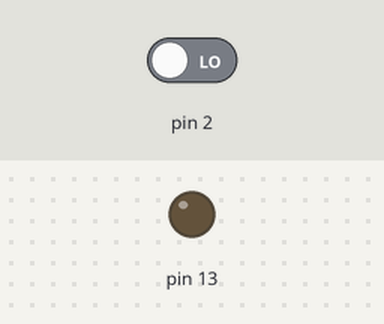
Recording of a sketch running on a simulated Arduino Uno, built with avr-gcc and run on an emulated ATmega328P. Shown: output pins drawn as LEDs (lit = HIGH). The inputs (shaded band) are chosen by the test bench; at power-on: pin 2 LOW.

Above: at 1.2 s.
1.3 s: pin 2 driven HIGH
At 2.5 s:
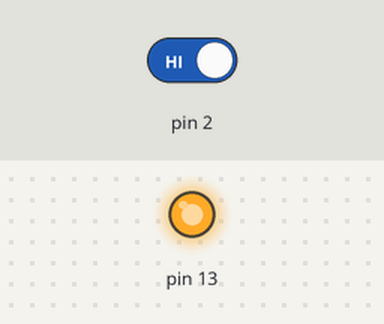
2.8 s: pin 2 driven LOW
At 3.8 s:
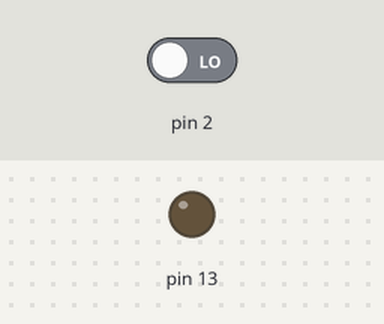
Timing chart, 0 to 5.8 s (numbered marks = the images above; inputs shaded):
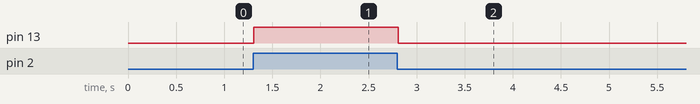

The sketch:

sketch_mar08a.ino
```cpp
void setup() {
pinMode(13, OUTPUT);
pinMode(2, INPUT);

}

void loop() {
int LDR_Value = digitalRead(2);

if (LDR_Value <1){
digitalWrite(13,LOW);
Serial.println("LOW");

}
else {
digitalWrite(13,HIGH);
Serial.println("HIGH");
}
delay(10);
}
```

Measured:
- after the input at 1.3 s, pin 13: LOW → HIGH at once
- after the input at 2.8 s, pin 13: HIGH → LOW at once
